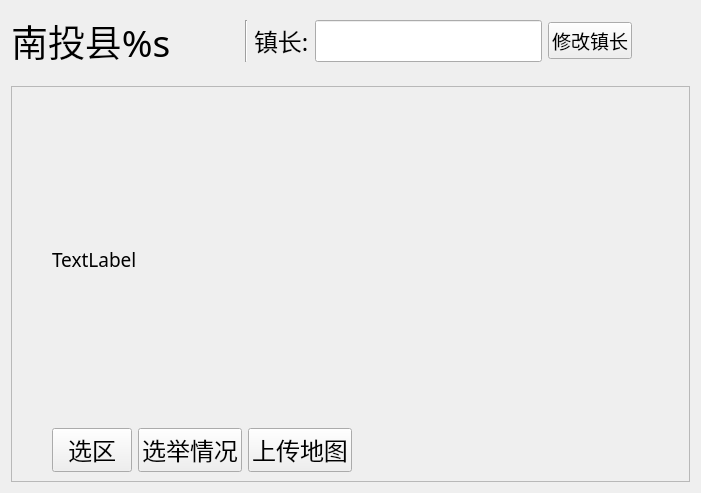
<?xml version="1.0" encoding="UTF-8"?>
<ui version="4.0">
 <class>Form</class>
 <widget class="QWidget" name="Form">
  <property name="geometry">
   <rect>
    <x>0</x>
    <y>0</y>
    <width>701</width>
    <height>493</height>
   </rect>
  </property>
  <property name="font">
   <font>
    <family>黑体</family>
    <pointsize>14</pointsize>
   </font>
  </property>
  <property name="windowTitle">
   <string>Form</string>
  </property>
  <layout class="QVBoxLayout" name="verticalLayout">
   <property name="spacing">
    <number>15</number>
   </property>
   <item>
    <layout class="QVBoxLayout" name="verticalLayout_3" stretch="1,15">
     <item>
      <layout class="QHBoxLayout" name="horizontalLayout_2">
       <item>
        <widget class="QLabel" name="label_title">
         <property name="font">
          <font>
           <family>黑体</family>
           <pointsize>28</pointsize>
          </font>
         </property>
         <property name="text">
          <string>南投县%s</string>
         </property>
        </widget>
       </item>
       <item>
        <widget class="QWidget" name="widget" native="true">
         <layout class="QHBoxLayout" name="horizontalLayout_3">
          <item>
           <spacer name="horizontalSpacer_3">
            <property name="orientation">
             <enum>Qt::Horizontal</enum>
            </property>
            <property name="sizeHint" stdset="0">
             <size>
              <width>40</width>
              <height>20</height>
             </size>
            </property>
           </spacer>
          </item>
          <item>
           <widget class="Line" name="line_2">
            <property name="orientation">
             <enum>Qt::Vertical</enum>
            </property>
           </widget>
          </item>
          <item>
           <widget class="QLabel" name="label">
            <property name="font">
             <font>
              <family>黑体</family>
              <pointsize>18</pointsize>
             </font>
            </property>
            <property name="text">
             <string>镇长:</string>
            </property>
           </widget>
          </item>
          <item>
           <widget class="QLineEdit" name="mayor_name">
            <property name="enabled">
             <bool>true</bool>
            </property>
            <property name="font">
             <font>
              <family>黑体</family>
              <pointsize>18</pointsize>
             </font>
            </property>
           </widget>
          </item>
          <item>
           <widget class="QPushButton" name="btn_savemayor">
            <property name="font">
             <font>
              <family>黑体</family>
              <pointsize>14</pointsize>
             </font>
            </property>
            <property name="cursor">
             <cursorShape>PointingHandCursor</cursorShape>
            </property>
            <property name="text">
             <string>修改镇长</string>
            </property>
           </widget>
          </item>
          <item>
           <spacer name="horizontalSpacer">
            <property name="orientation">
             <enum>Qt::Horizontal</enum>
            </property>
            <property name="sizeHint" stdset="0">
             <size>
              <width>40</width>
              <height>20</height>
             </size>
            </property>
           </spacer>
          </item>
         </layout>
        </widget>
       </item>
      </layout>
     </item>
     <item>
      <widget class="QFrame" name="frame_2">
       <property name="frameShape">
        <enum>QFrame::StyledPanel</enum>
       </property>
       <layout class="QVBoxLayout" name="verticalLayout_2" stretch="10,1">
        <property name="leftMargin">
         <number>40</number>
        </property>
        <property name="rightMargin">
         <number>40</number>
        </property>
        <item>
         <layout class="QHBoxLayout" name="horizontalLayout">
          <property name="spacing">
           <number>0</number>
          </property>
          <item>
           <widget class="QLabel" name="lab_img">
            <property name="text">
             <string>TextLabel</string>
            </property>
           </widget>
          </item>
         </layout>
        </item>
        <item>
         <layout class="QHBoxLayout" name="horizontalLayout_8">
          <item>
           <widget class="QPushButton" name="btn_findzone">
            <property name="font">
             <font>
              <family>黑体</family>
              <pointsize>18</pointsize>
             </font>
            </property>
               <property name="cursor">
                   <cursorShape>PointingHandCursor</cursorShape>
               </property>
               <property name="text">
                   <string>选区</string>
               </property>
           </widget>
          </item>
             <item>
                 <widget class="QPushButton" name="btn_election_all">
                     <property name="font">
                         <font>
                             <family>黑体</family>
                             <pointsize>18</pointsize>
                         </font>
                     </property>
                     <property name="cursor">
                         <cursorShape>PointingHandCursor</cursorShape>
                     </property>
                     <property name="text">
                         <string>选举情况</string>
                     </property>
                 </widget>
             </item>
             <item>
                 <widget class="QPushButton" name="btn_savemap">
                     <property name="font">
                         <font>
                             <family>黑体</family>
                             <pointsize>18</pointsize>
                         </font>
                     </property>
                     <property name="cursor">
                         <cursorShape>PointingHandCursor</cursorShape>
                     </property>
                     <property name="text">
                         <string>上传地图</string>
                     </property>
                 </widget>
             </item>
          <item>
           <spacer name="horizontalSpacer_2">
            <property name="orientation">
             <enum>Qt::Horizontal</enum>
            </property>
            <property name="sizeHint" stdset="0">
             <size>
              <width>40</width>
              <height>20</height>
             </size>
            </property>
           </spacer>
          </item>
         </layout>
        </item>
       </layout>
      </widget>
     </item>
    </layout>
   </item>
  </layout>
 </widget>
 <resources/>
 <connections/>
</ui>
